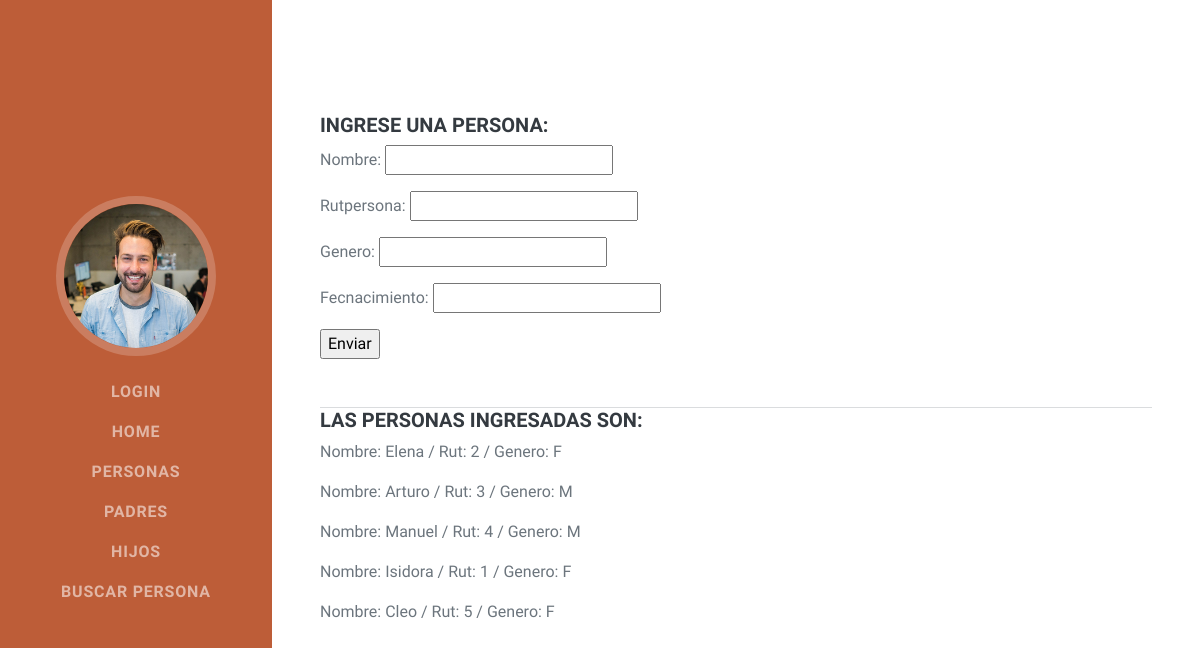
Page /AppFami/personas on the earlier database version.
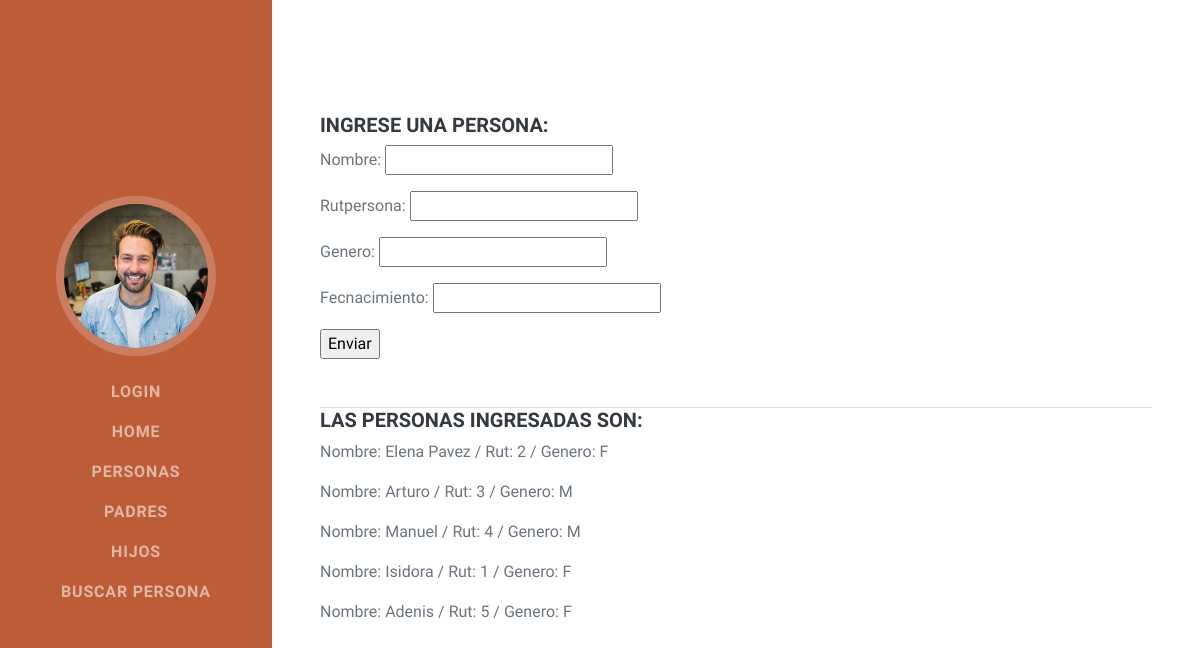
Same page on the later database version.
### AppFami/models.py (models this page shows, shortened)
class Persona(models.Model):
    nombre = models.CharField(max_length=40)
    rutpersona = models.IntegerField(unique='true')
    genero = models.CharField(max_length=40)
    fecnacimiento = models.CharField(max_length=40)

### AppFami/views.py (the view)
# urls.py: path('personas',personas, name = 'AppFamiPersonas'),
def personas(request):
    if request.method == 'POST':
        my_form = PersonaForm(request.POST)
        if my_form.is_valid():
            data = my_form.cleaned_data
            persona_date = Persona(nombre=data.get('nombre'),rutpersona=data.get('rutpersona'),genero=data.get('genero'),fecnacimiento=data.get('fecnacimiento'))
            persona_date.save()
    personas = Persona.objects.all()
    contexto = {
        'personas': personas,
        'my_form': PersonaForm
    }
    return render(request, 'AppFami/personas.html', contexto)

### templates/AppFami/personas.html (shortened to what this page needs)
{% extends 'AppFami/index.html' %}
{% block body %}
    <div class="d-flex flex-column flex-md-row justify-content-between mb-5">
        <div class="flex-grow-1">
            <h5>Ingrese una persona: </h5>
            <form acction="" method="POST">
                    {{my_form.as_p}}
                    <input type="submit" value="Enviar">
            </form>
        </div>
    </div>
    <hr class="m-0" />
    <div class="d-flex flex-column flex-md-row justify-content-between mb-5">
        <div class="flex-grow-1">
            <h5>Las Personas ingresadas son: </h5>
            {% for per in personas %}
                <p>Nombre: {{per.nombre}} / Rut: {{per.rutpersona}} / Genero: {{per.genero}}</p>
            {% endfor %}
        </div>
    </div>
{% endblock %}

### templates/AppFami/index.html (shortened to what this page needs)
<!DOCTYPE html>
<html lang="en">
    <head>
        {% load static %}
        <link href="{% static 'AppFami/css/styles.css' %}" rel="stylesheet" />
    </head>
    <body id="page-top">
        <nav class="navbar navbar-expand-lg navbar-dark bg-primary fixed-top" id="sideNav">
            <a class="navbar-brand js-scroll-trigger" href="#page-top">
                {% if user.is_authenticated %}
                    <span class="d-block d-lg-none">User: {{ user.get_username }}</span>
                    <span class="d-none d-lg-block"><img class="img-fluid img-profile rounded-circle mx-auto mb-2" src="{{ user.avatar.imagen.url }}" alt="" /></span>
                {% else %}
                    <span class="d-none d-lg-block"><img class="img-fluid img-profile rounded-circle mx-auto mb-2" src="{% static 'AppFami/assets/img/profile.jpg' %}" alt="..." /></span>
                {% endif %}
            </a>
            <div class="collapse navbar-collapse" id="navbarResponsive">
                <ul class="navbar-nav">
                    {% if user.is_authenticated %}
                        <li class="nav-item"><a class="nav-link js-scroll-trigger" id="usuario">User: {{ user.get_username }}</a> <a class="nav-link js-scroll-trigger" href="{% url 'UserFamiLogout' %}">Logout</a></li>
                    {% else %}
                        <li class="nav-item"><a class="nav-link js-scroll-trigger" href="{% url 'UserFamiLogin' %}">Login</a></li>
                    {% endif %}
                    <li class="nav-item"><a class="nav-link js-scroll-trigger" href="{% url 'AppFamiInicio' %}">Home</a></li>
                    <li class="nav-item"><a class="nav-link js-scroll-trigger" href="{% url 'AppFamiPersonaLeer' %}">Personas</a></li>
                    <li class="nav-item"><a class="nav-link js-scroll-trigger" href="{% url 'AppFamiPadres' %}">Padres</a></li>
                    <li class="nav-item"><a class="nav-link js-scroll-trigger" href="{% url 'AppFamiHijos' %}">Hijos</a></li>
                    <li class="nav-item"><a class="nav-link js-scroll-trigger" href="{% url 'AppFamiBuscarPersona' %}">Buscar Persona</a></li>
                </ul>
            </div>
        </nav>
        <div class="container-fluid p-0">
            <section class="resume-section" id="">
                <div class="resume-section-content">
                    {% block body %}{% endblock %}
                </div>
            </section>
        </div>
    </body>
</html>

Differences in the rows shown:
removed Persona: nombre "Cleo", rutpersona "5", genero "F"
changed Persona: nombre "Elena" → "Elena Pavez"
added Persona: nombre "Adenis", rutpersona "5", genero "F"
